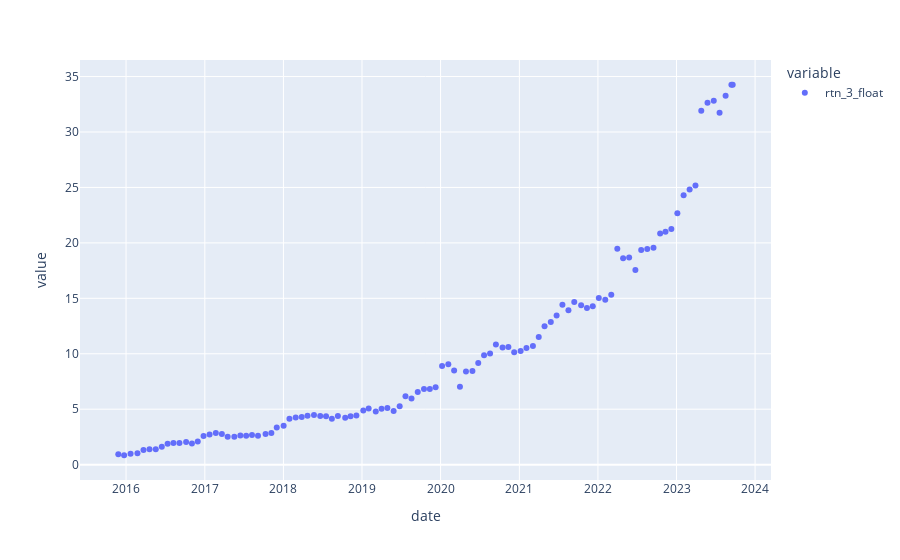

Here is the notebook cell this chart was saved with:
### Code cell
(
    df_result_opt['rtn_3_float']
    + 1
).cumprod().plot(kind='scatter')
